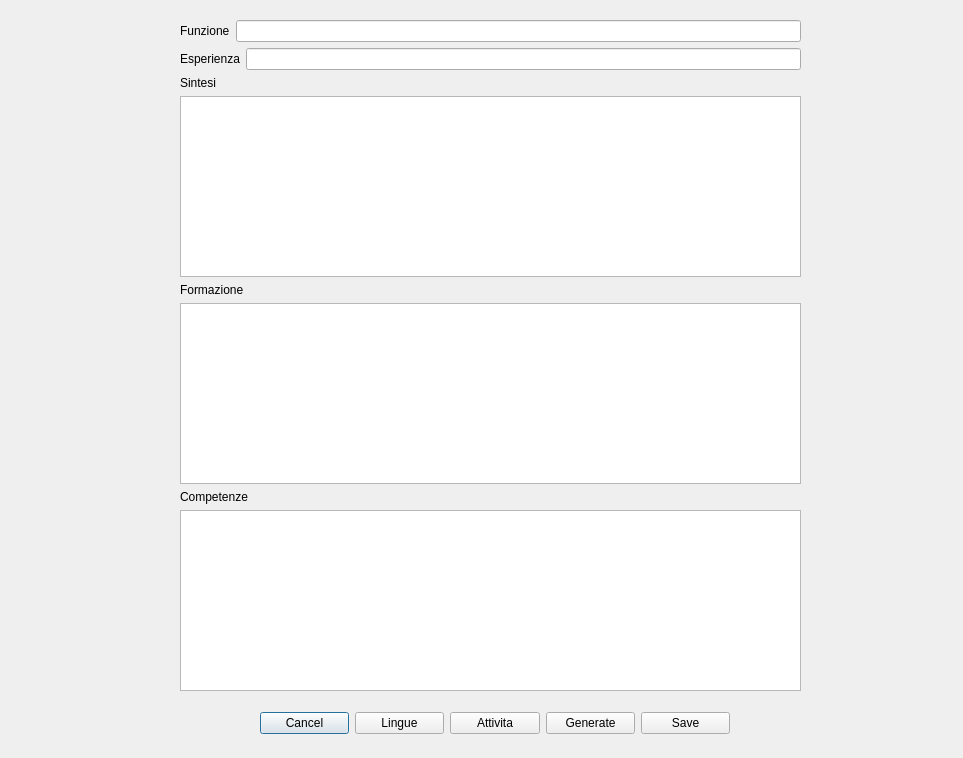
<?xml version="1.0" encoding="UTF-8"?>
<ui version="4.0">
 <class>curricula_form</class>
 <widget class="QDialog" name="curricula_form">
  <property name="geometry">
   <rect>
    <x>0</x>
    <y>0</y>
    <width>963</width>
    <height>758</height>
   </rect>
  </property>
  <property name="windowTitle">
   <string>Dialog</string>
  </property>
  <widget class="QWidget" name="layoutWidget">
   <property name="geometry">
    <rect>
     <x>260</x>
     <y>710</y>
     <width>470</width>
     <height>27</height>
    </rect>
   </property>
   <layout class="QHBoxLayout" name="horizontalLayout_45">
    <item>
     <widget class="QPushButton" name="button_cancel_curricula">
      <property name="text">
       <string>Cancel</string>
      </property>
     </widget>
    </item>
    <item>
     <widget class="QPushButton" name="button_show_lingue">
      <property name="text">
       <string>Lingue</string>
      </property>
     </widget>
    </item>
    <item>
     <widget class="QPushButton" name="button_show_attivita">
      <property name="text">
       <string>Attivita</string>
      </property>
     </widget>
    </item>
    <item>
     <widget class="QPushButton" name="button_generate_curricula">
      <property name="text">
       <string>Generate</string>
      </property>
     </widget>
    </item>
    <item>
     <widget class="QPushButton" name="button_save_curricula">
      <property name="text">
       <string>Save</string>
      </property>
     </widget>
    </item>
   </layout>
  </widget>
  <widget class="QWidget" name="layoutWidget_2">
   <property name="geometry">
    <rect>
     <x>180</x>
     <y>20</y>
     <width>621</width>
     <height>671</height>
    </rect>
   </property>
   <layout class="QVBoxLayout" name="verticalLayout_5">
    <item>
     <layout class="QVBoxLayout" name="verticalLayout_6">
      <item>
       <layout class="QHBoxLayout" name="horizontalLayout_20">
        <item>
         <widget class="QLabel" name="label_20">
          <property name="text">
           <string>Funzione</string>
          </property>
         </widget>
        </item>
        <item>
         <widget class="QLineEdit" name="funzione"/>
        </item>
       </layout>
      </item>
      <item>
       <layout class="QHBoxLayout" name="horizontalLayout_46">
        <item>
         <widget class="QLabel" name="label_43">
          <property name="text">
           <string>Esperienza</string>
          </property>
         </widget>
        </item>
        <item>
         <widget class="QLineEdit" name="esperienza"/>
        </item>
       </layout>
      </item>
     </layout>
    </item>
    <item>
     <layout class="QVBoxLayout" name="verticalLayout_11">
      <item>
       <widget class="QLabel" name="label_49">
        <property name="text">
         <string>Sintesi</string>
        </property>
       </widget>
      </item>
      <item>
       <widget class="QTextEdit" name="sintesi"/>
      </item>
     </layout>
    </item>
    <item>
     <layout class="QVBoxLayout" name="verticalLayout_7">
      <item>
       <widget class="QLabel" name="label_45">
        <property name="text">
         <string>Formazione</string>
        </property>
       </widget>
      </item>
      <item>
       <widget class="QTextEdit" name="formazione"/>
      </item>
     </layout>
    </item>
    <item>
     <layout class="QVBoxLayout" name="verticalLayout_10">
      <item>
       <widget class="QLabel" name="label_48">
        <property name="text">
         <string>Competenze</string>
        </property>
       </widget>
      </item>
      <item>
       <widget class="QTextEdit" name="competenze"/>
      </item>
     </layout>
    </item>
    <item>
     <layout class="QHBoxLayout" name="horizontalLayout_55"/>
    </item>
   </layout>
  </widget>
 </widget>
 <resources/>
 <connections/>
</ui>
